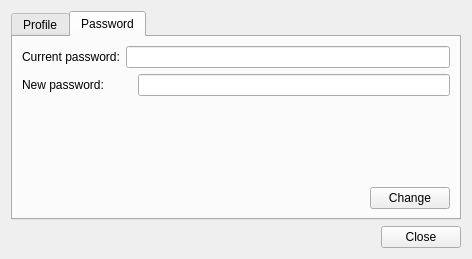
<?xml version="1.0" encoding="UTF-8"?>
<ui version="4.0">
 <class>OwnerProfile</class>
 <widget class="QDialog" name="OwnerProfile">
  <property name="geometry">
   <rect>
    <x>0</x>
    <y>0</y>
    <width>472</width>
    <height>259</height>
   </rect>
  </property>
  <property name="windowTitle">
   <string>Dialog</string>
  </property>
  <layout class="QVBoxLayout" name="verticalLayout_4">
   <item>
    <layout class="QVBoxLayout" name="generalLayout">
     <item>
      <widget class="QTabWidget" name="tabWidget">
       <property name="currentIndex">
        <number>1</number>
       </property>
       <widget class="QWidget" name="profileTab">
        <attribute name="title">
         <string>Profile</string>
        </attribute>
        <layout class="QHBoxLayout" name="horizontalLayout_8">
         <item>
          <layout class="QVBoxLayout" name="profileLayout">
           <item>
            <layout class="QHBoxLayout" name="nicknameLayout">
             <item>
              <widget class="QLabel" name="nicknameLabel">
               <property name="text">
                <string>Your nickname:</string>
               </property>
              </widget>
             </item>
             <item>
              <widget class="QLineEdit" name="nicknameEdit">
               <property name="readOnly">
                <bool>true</bool>
               </property>
              </widget>
             </item>
            </layout>
           </item>
           <item>
            <layout class="QHBoxLayout" name="infoLayout">
             <item>
              <widget class="QLabel" name="infoLabel">
               <property name="minimumSize">
                <size>
                 <width>91</width>
                 <height>0</height>
                </size>
               </property>
               <property name="text">
                <string>Your info:</string>
               </property>
              </widget>
             </item>
             <item>
              <widget class="QTextEdit" name="infoEdit"/>
             </item>
            </layout>
           </item>
           <item>
            <layout class="QHBoxLayout" name="buttonLayout">
             <item>
              <spacer name="horizontalSpacer">
               <property name="orientation">
                <enum>Qt::Horizontal</enum>
               </property>
               <property name="sizeHint" stdset="0">
                <size>
                 <width>40</width>
                 <height>20</height>
                </size>
               </property>
              </spacer>
             </item>
             <item>
              <widget class="QPushButton" name="saveButton">
               <property name="text">
                <string>Save</string>
               </property>
              </widget>
             </item>
            </layout>
           </item>
          </layout>
         </item>
        </layout>
       </widget>
       <widget class="QWidget" name="passwordTab">
        <attribute name="title">
         <string>Password</string>
        </attribute>
        <layout class="QHBoxLayout" name="horizontalLayout_9">
         <item>
          <layout class="QVBoxLayout" name="passwordLayout" stretch="0,0,1,0">
           <item>
            <layout class="QHBoxLayout" name="curPasswordLayout">
             <item>
              <widget class="QLabel" name="curPasswordLabel">
               <property name="text">
                <string>Current password:</string>
               </property>
              </widget>
             </item>
             <item>
              <widget class="QLineEdit" name="curPasswordEdit">
               <property name="echoMode">
                <enum>QLineEdit::Password</enum>
               </property>
              </widget>
             </item>
            </layout>
           </item>
           <item>
            <layout class="QHBoxLayout" name="newPasswordLayout">
             <item>
              <widget class="QLabel" name="newPasswordLabel">
               <property name="minimumSize">
                <size>
                 <width>110</width>
                 <height>0</height>
                </size>
               </property>
               <property name="text">
                <string>New password:</string>
               </property>
              </widget>
             </item>
             <item>
              <widget class="QLineEdit" name="newPasswordEdit">
               <property name="echoMode">
                <enum>QLineEdit::Password</enum>
               </property>
              </widget>
             </item>
            </layout>
           </item>
           <item>
            <layout class="QHBoxLayout" name="labelLayout">
             <item>
              <widget class="QLabel" name="infLabel">
               <property name="text">
                <string/>
               </property>
              </widget>
             </item>
            </layout>
           </item>
           <item>
            <layout class="QHBoxLayout" name="buttonLayout_2">
             <item>
              <spacer name="horizontalSpacer_2">
               <property name="orientation">
                <enum>Qt::Horizontal</enum>
               </property>
               <property name="sizeHint" stdset="0">
                <size>
                 <width>40</width>
                 <height>20</height>
                </size>
               </property>
              </spacer>
             </item>
             <item>
              <widget class="QPushButton" name="changeButton">
               <property name="text">
                <string>Change</string>
               </property>
              </widget>
             </item>
            </layout>
           </item>
          </layout>
         </item>
        </layout>
       </widget>
      </widget>
     </item>
     <item>
      <layout class="QHBoxLayout" name="buttonLayout_3" stretch="5,1">
       <item>
        <spacer name="horizontalSpacer_3">
         <property name="orientation">
          <enum>Qt::Horizontal</enum>
         </property>
         <property name="sizeHint" stdset="0">
          <size>
           <width>40</width>
           <height>20</height>
          </size>
         </property>
        </spacer>
       </item>
       <item>
        <widget class="QPushButton" name="closeButton">
         <property name="text">
          <string>Close</string>
         </property>
        </widget>
       </item>
      </layout>
     </item>
    </layout>
   </item>
  </layout>
 </widget>
 <resources/>
 <connections/>
</ui>
